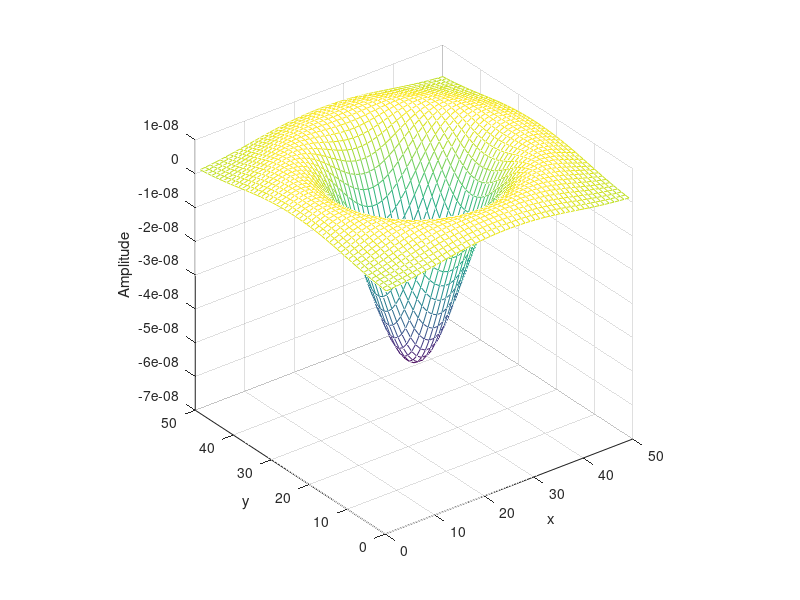

The MATLAB source for this figure:
clear all
close all

sigma = 10;
mul = 5;
Z  = fspecial('log', [round(mul * sigma), round(mul * sigma)], sigma);
[X, Y] = meshgrid(1:size(Z,2), 1:size(Z,1));
fig = figure;
mesh(X, Y, Z)
xlabel('x') 
ylabel('y')
zlabel('Amplitude')
axis('square')
saveas(fig, './results/2ode_gauss.eps', 'epsc')